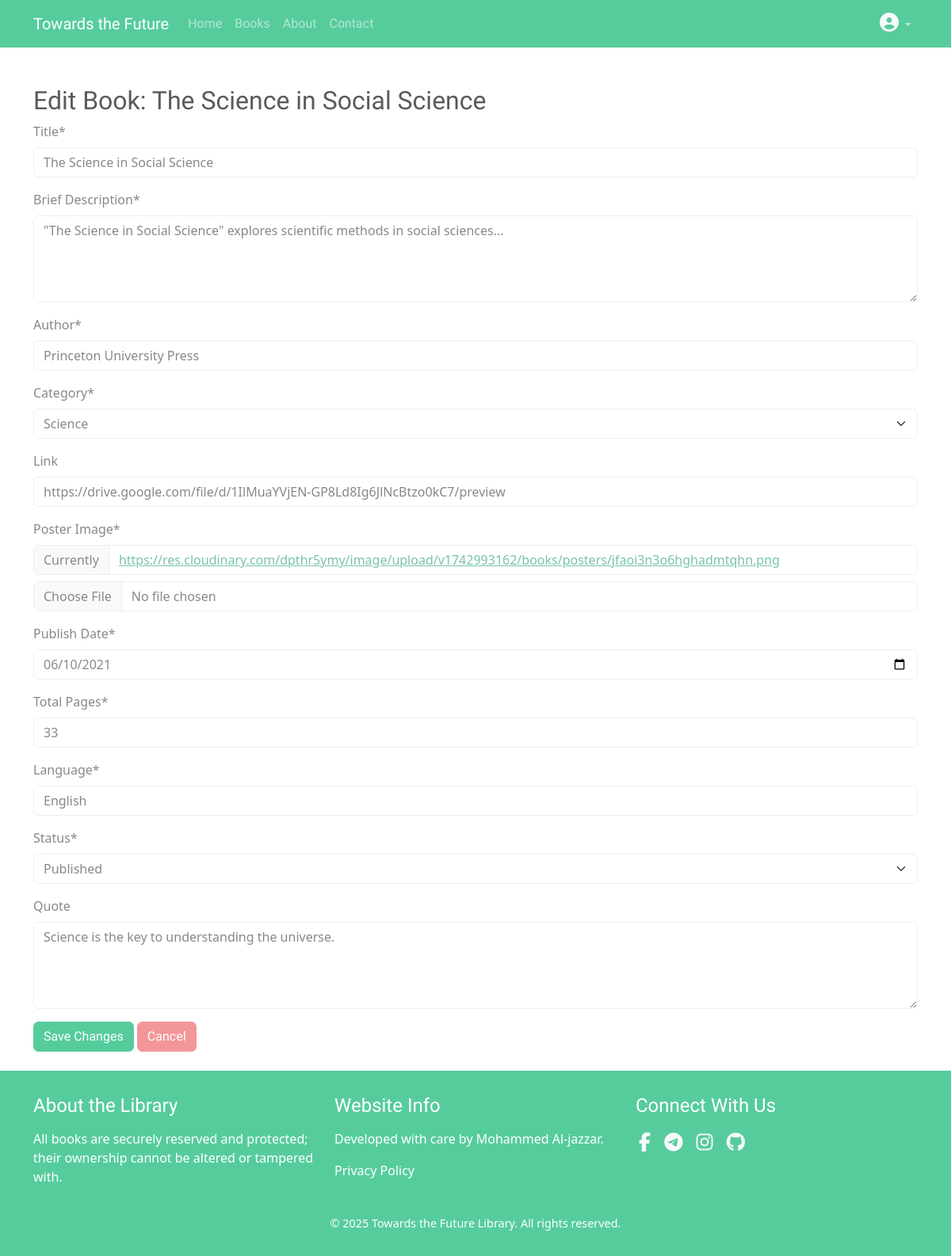
Page /edit-book/2/ (signed in) on the earlier database version.
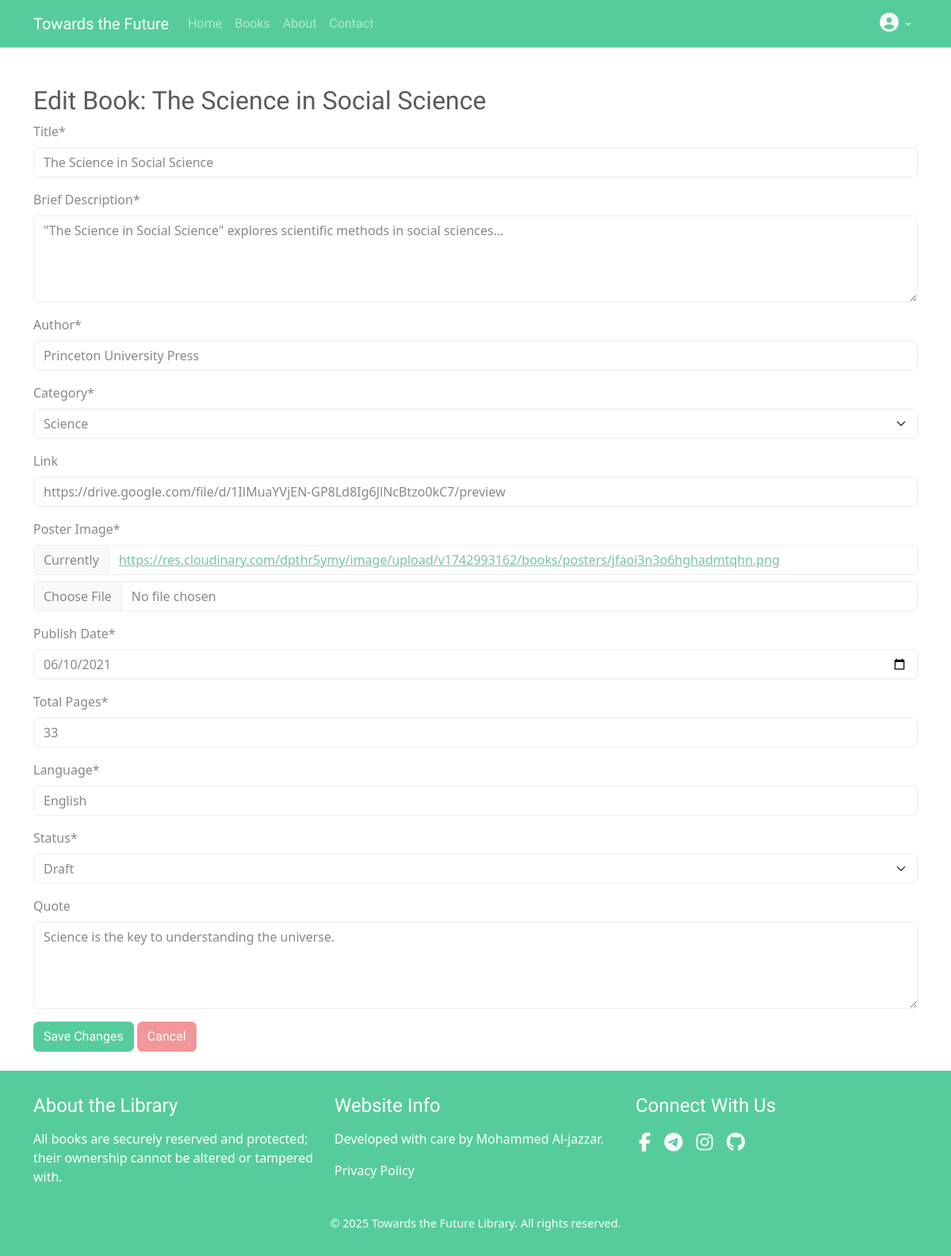
Same page on the later database version.
### library/models.py (models this page shows, shortened)
class Book(models.Model):
    STATUS = [
        ('draft', 'Draft'),
        ('published', 'Published'),
    ]
    title = models.CharField(max_length=255, verbose_name="Title")
    description = models.TextField(verbose_name="Brief Description")
    author = models.CharField(max_length=255, verbose_name="Author")
    category = models.ForeignKey('Category', on_delete=models.CASCADE, verbose_name="Category", related_name="categories")  # تعديل هنا
    link = models.URLField(blank=True, null=True, verbose_name="Link")
    poster_image = models.ImageField(upload_to='books/posters/', verbose_name="Poster Image")
    publish_date = models.DateField(verbose_name="Publish Date")
    added_by = models.ForeignKey(settings.AUTH_USER_MODEL, on_delete=models.CASCADE, verbose_name="Added By")
    total_pages = models.PositiveIntegerField(verbose_name="Total Pages")
    language = models.CharField(max_length=50, verbose_name="Language")
    status = models.CharField(max_length=20, choices=STATUS, default='pending', verbose_name="Status")
    views_count = models.PositiveIntegerField(default=0, verbose_name="Views Count")
    quote = models.TextField(blank=True, null=True, verbose_name="Quote")
    download_count = models.PositiveIntegerField(default=0, verbose_name="Download Count")
    class Meta:
        verbose_name = "Book"
        verbose_name_plural = "Books"

### library/views.py (the view)
# urls.py: path('edit-book/<int:book_id>/', views.edit_book, name='edit_book'),
@staff_member_required
def edit_book(request, book_id):
    book = get_object_or_404(Book, id=book_id)
    if request.method == "POST":
        form = BookForm(request.POST, request.FILES, instance=book)
        if form.is_valid():
            if 'poster_image' in request.FILES:
                upload_result = cloudinary.uploader.upload(
                    request.FILES['poster_image'],
                    folder='books/posters/',  # نفس المجلد المستخدم في models.py
                    overwrite=True,  # الكتابة فوق الصورة القديمة إذا لزم الأمر
                    invalidate=True  # إلغاء التخزين المؤقت في Cloudinary
                )
                book.poster_image = upload_result['secure_url']
            form.save()
            messages.success(request, "The book updated successfully!")
            return redirect('library:admin_dashboard')
        else:
            messages.error(request, "An error occurred in the form. Check the data.")
            print(form.errors)  # طباعة الأخطاء للتصحيح
    else:
        form = BookForm(instance=book)
    return render(request, 'edit_book.html', {'form': form, 'book': book})

### library/forms.py
class BookForm(forms.ModelForm):
    class Meta:
        model = Book
        fields = ['title', 'description', 'author', 'category', 'link', 'poster_image', 'publish_date', 'total_pages', 'language', 'status']

### library/models.py (called while the page is built)
    def __str__(self):
        return self.name

### library/templates/edit_book.html (shortened to what this page needs)
{% extends 'base.html' %}
{% load crispy_forms_tags %}
{% block content %}
<div class="container mt-5 mb-4">
    <h2>Edit Book: {{ book.title }}</h2>
    <form method="POST" enctype="multipart/form-data">
        {{ form|crispy }}
        <button type="submit" class="btn btn-success">Save Changes</button>
        <a href="{% url 'library:admin_dashboard' %}" class="btn btn-secondary">Cancel</a>
    </form>
</div>
{% endblock %}

### templates/base.html (shortened to what this page needs)
{%load static%}
<!DOCTYPE html>
<html lang="en">
<head>
    <link rel="stylesheet" href="https://cdnjs.cloudflare.com/ajax/libs/font-awesome/6.0.0-beta3/css/all.min.css">
    <link rel="stylesheet" href="https://cdnjs.cloudflare.com/ajax/libs/font-awesome/4.7.0/css/font-awesome.min.css">
    <link rel="stylesheet" href="{% static 'css/bootstrap.min1.css'%}">
</head>
<body >
    {%block navbar%}
        {% include "includes/navbar.html" %}
    {%endblock%}
    <div class="">
        {% block content %}
        {% endblock %}
    </div>
    {%block footer%}
    {% include "includes/footer.html" %}
    {%endblock footer%}
    </body>
</html>

### templates/includes/navbar.html (shortened to what this page needs)
<nav class="navbar navbar-expand-sm navbar-dark bg-success" style="position: sticky; top: 0;left: 0; width: 100%;z-index: 99999;">
    <div class="container">
        <a class="navbar-brand" href="{% url 'library:home'%}">Towards the Future</a>
        <div class="collapse navbar-collapse" id="navbarNav">
            <ul class="navbar-nav me-auto">
                <li class="nav-item">
                    <a href="{% url 'library:home'%}" class="nav-link">Home</a>
                </li>
                <li class="nav-item">
                    <a href="{% url 'library:books'%}" class="nav-link">Books</a>
                </li>
                <li class="nav-item">
                    <a href="{% url 'library:about'%}" class="nav-link">About</a>
                </li>
                <li class="nav-item">
                    <a href="#contact_us" class="nav-link">Contact</a>
                </li>
            </ul>
            <ul class="navbar-nav ml-auto">
                {% if user.is_authenticated %}
                <li class="nav-item dropdown">
                    <a class="nav-link dropdown-toggle" href="#" id="navbarDropdownMenuLink" role="button" data-bs-toggle="dropdown" aria-haspopup="true" aria-expanded="false">
                      <i class="fa fa-user-circle text-light" style="font-size:x-large;"></i>
                    </a>
                </li>
                {% endif %}
            </ul>
        </div>
    </div>
</nav>

### templates/includes/footer.html
<footer class="bg-success text-light">
    <div class="container">
        <div class="footer-content">
            <div class="row">
                <div class="col-12 col-lg-4">
                    <div class="footer-section ">
                        <h4>About the Library</h4>
                        <p>All books are securely reserved and protected; their ownership cannot be altered or tampered with.</p>
                    </div>
                </div>
                <div class="col-12 col-lg-4">
                    <div class="footer-section">
                        <h4>Website Info</h4>
                        <p>Developed with care by Mohammed Al-jazzar.</p>
                        <ul>
                            <li><a href="{% url 'accounts:privacy_policy'%}">Privacy Policy</a></li>
                        </ul>
                    </div>
                </div>
                <div class="col-12 col-lg-4">
                    <div class="footer-section">
                        <h4>Connect With Us</h4>
                        <div class="social-icons">
                            <a href="https://www.facebook.com/mohammed.ibrahimja" target="_blank"><i class="fa fa-facebook text-light p-1" style=" font-size: 24px;"></i></a>
                            <a href="https://t.me/+970598048284" target="_blank"><i class="fa fa-telegram text-light p-1" style="font-size: 24px;margin-left: 5px;"></i></a>
                            <a href="https://www.instagram.com/mohammed_aljazzar03/" target="_blank"><i class="fa fa-instagram text-light p-1" style=" font-size: 24px; margin-left: 5px;"></i></a>
                            <a href="https://github.com/Mohammed-Aljazzar/" target="_blank"><i class="fa fa-github text-light p-1" style=" font-size: 24px; margin-left: 5px;"></i></a>
                        </div>
                    </div>
                </div>
            </div>
        </div>
        <div class="copyright">
            © 2025 Towards the Future Library. All rights reserved.
        </div>
    </div>
</footer>

### templates/base.html (style rules this page uses)
footer { color: #fff; padding: 30px 0; }
.footer-content { display: flex; flex-wrap: wrap; justify-content: space-between; color: #fff; }
.footer-section { flex: 1; margin-right: 20px; color: #fff; }
.footer-section:last-child { margin-right: 0; color: #fff; }
.footer-section h4 { margin-bottom: 15px; color: #fff; }
.footer-section ul { list-style: none; padding: 0; color: #fff; }
.footer-section ul li { margin-bottom: 10px; color: #fff; }
.footer-section li a { text-decoration: none; transition: color 0.3s ease; color: #fff; }
.copyright { text-align: center; margin-top: 20px; font-size: 0.9em; color: #fff; }

Differences in the rows shown:
changed Book "The Science in Social Science": status "Published" → "Draft"
